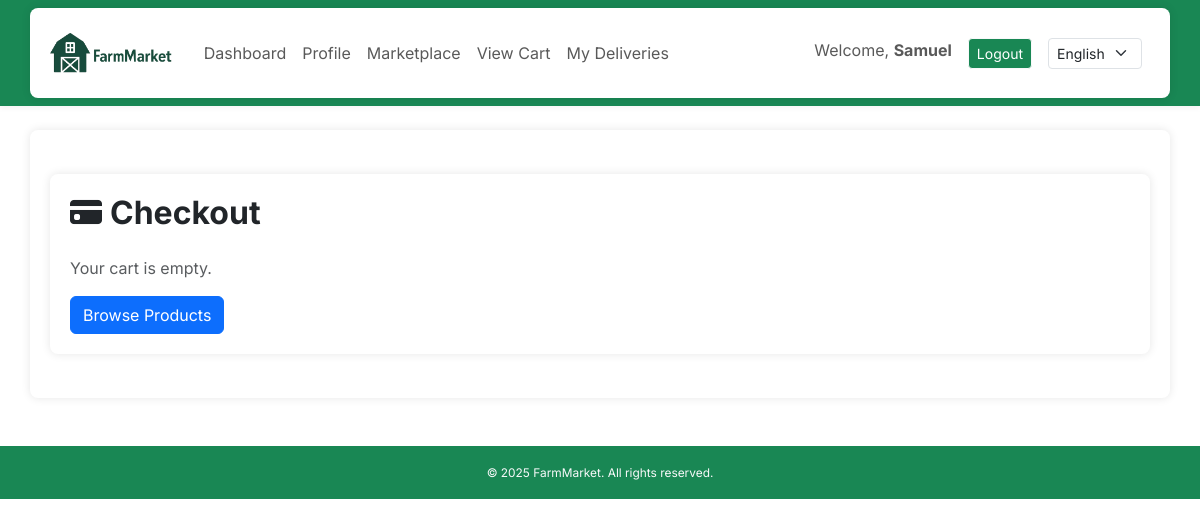
/cart/checkout/ (signed in), run on an earlier commit of the app's database.
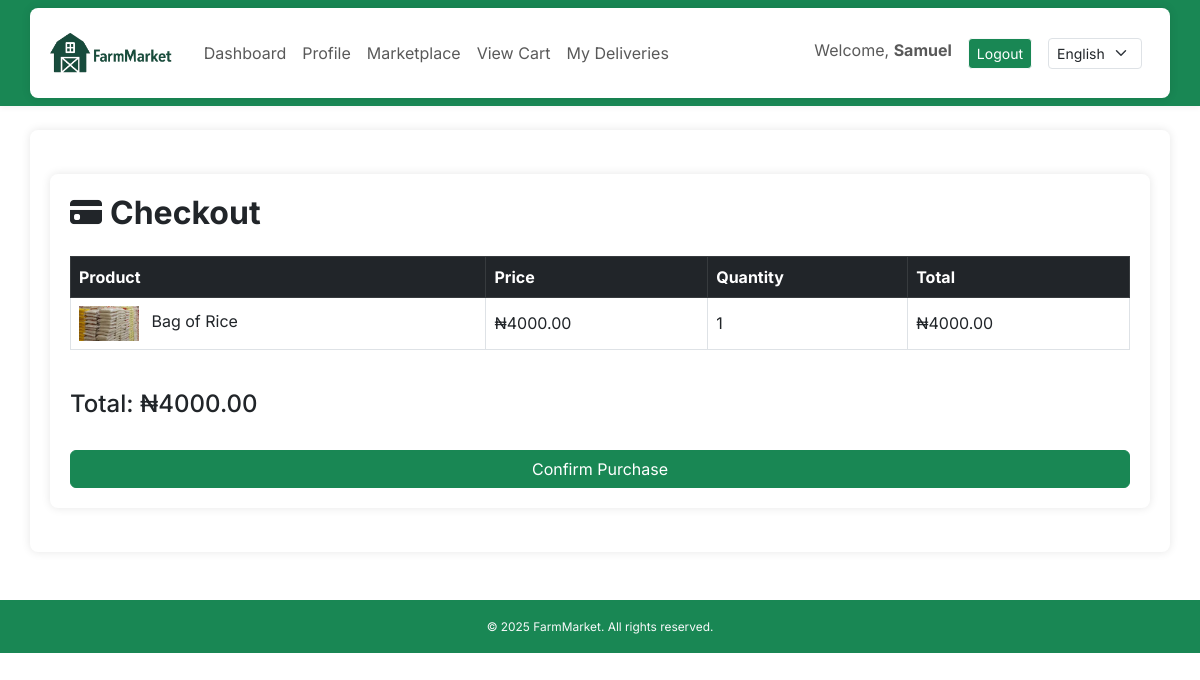
And on a later commit of the database.
### core/models.py (models this page shows, shortened)
class CartItem(models.Model):
    user = models.ForeignKey(User, on_delete=models.CASCADE, related_name='cart_items')
    product = models.ForeignKey('Product', on_delete=models.CASCADE)
    quantity = models.PositiveIntegerField(default=1)
    added_at = models.DateTimeField(auto_now_add=True)
    class Meta:
        unique_together = ('user', 'product')  # prevent duplicates
    def get_total_price(self):
        return self.product.price * self.quantity

class Product(models.Model):
    farmer = models.ForeignKey(User, on_delete=models.CASCADE)
    title = models.CharField(_("Title"), max_length=100)
    description = models.TextField(_("Description"))
    price = models.DecimalField(max_digits=10, decimal_places=2)
    quantity = models.PositiveIntegerField()
    city = models.CharField(max_length=100)
    state = models.CharField(max_length=100, default="Oyo State")
    category = models.CharField(max_length=20, choices=CROP_CHOICES, default='Tomato')
    image = models.ImageField(upload_to='product_images/', blank=True, null=True)
    date_posted = models.DateTimeField(auto_now_add=True)

### core/views.py (the view, shortened to what this page needs)
# urls.py: path('cart/checkout/', views.checkout, name='checkout'),
@login_required
def checkout(request):
    cart_items = CartItem.objects.filter(user=request.user)
    total = sum(item.get_total_price() for item in cart_items)
    return render(request, 'core/checkout.html', {
        'cart_items': cart_items,
        'total': total
    })

### core/context_processors.py (called while the page is built)
def language_code(request):
    return {
        'LANGUAGE_CODE': translation.get_language()
    }

### core/templates/core/checkout.html (shortened to what this page needs)
{% extends 'core/base.html' %}
{% load i18n %}
{% block content %}
<div class="container my-4">
    <h2 class="fw-bold mb-4"><i class="bi bi-credit-card-fill me-2"></i>{% trans "Checkout" %}</h2>
    {% if cart_items %}
        <div class="table-responsive mb-4">
            <table class="table table-bordered align-middle">
                <thead class="table-dark">
                    <tr>
                        <th>{% trans "Product" %}</th>
                        <th>{% trans "Price" %}</th>
                        <th>{% trans "Quantity" %}</th>
                        <th>{% trans "Total" %}</th>
                    </tr>
                </thead>
                <tbody>
                    {% for item in cart_items %}
                    <tr>
                        <td>
                            {% if item.product.image %}
                                <img src="{{ item.product.image.url }}" alt="{{ item.product.title }}" width="60" class="me-2">
                            {% endif %}
                            {{ item.product.title }}
                        </td>
                        <td>₦{{ item.product.price|floatformat:2 }}</td>
                        <td>{{ item.quantity }}</td>
                        <td>₦{{ item.get_total_price|floatformat:2 }}</td>
                    </tr>
                    {% endfor %}
                </tbody>
            </table>
        </div>
        <div class="d-flex justify-content-between align-items-center mb-4">
            <h4>{% trans "Total" %}: ₦{{ total|floatformat:2 }}</h4>
        </div>
        <form method="post" action="{% url 'checkout' %}">
            <button type="submit" class="btn btn-success w-100">{% trans "Confirm Purchase" %}</button>
        </form>
    {% else %}
        <p class="text-muted">{% trans "Your cart is empty." %}</p>
        <a href="{% url 'product_list' %}" class="btn btn-primary">{% trans "Browse Products" %}</a>
    {% endif %}
</div>
{% endblock %}

What changed in the data, as far as the page shows it:
added CartItem: product.image (picture), product "Bag of Rice", product.price "4000.00", quantity "1", get_total_price "4000.00"
Also different on the page:
{{ total|floatformat:2 }}: (not shown) → "4000.00"
text no longer shown: "Your cart is empty. Browse Products"
text now shown: "Product Price Quantity Total Total : ₦ Confirm Purchase"
